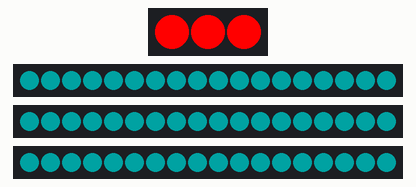
A sketch run on a simulated Arduino Uno, built with avr-gcc and run on an emulated ATmega328P. Parts: 3 RGB LEDs in strip order, left to right, 3 × 18 RGB LEDs in strip order, left to right. Dim RGB values are drawn brighter than linear; random numbers use the default seed unless the sketch sets one.

Above: at 0.1 s.
At 20.7 s:
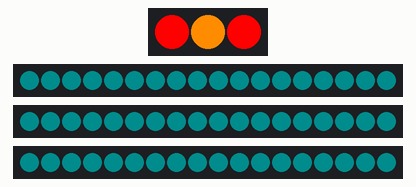
At 38.6 s:
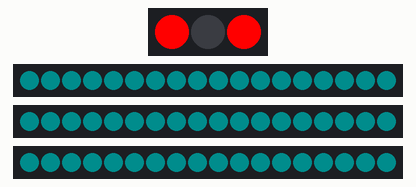
Timing chart, 0 to 40.0 s (numbered marks = the images above):
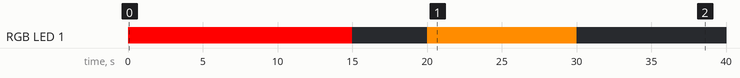

Measured:
- by itself, RGB LED 1: off → RGB(255, 0, 0) at 0.01 s, → off 15.0 s later, → RGB(255, 140, 0) 5.0 s later, → off 10.0 s later

The sketch:

waterfall_rev2.ino
```cpp
#include <Adafruit_NeoPixel.h>
#ifdef __AVR__
#include <avr/power.h>
#endif

#include "declarations.h"
#include "variables.h"


Adafruit_NeoPixel stripL1 = Adafruit_NeoPixel(L1_COUNT, L1_PIN);
Adafruit_NeoPixel stripL4 = Adafruit_NeoPixel(L4_COUNT, L4_PIN);
Adafruit_NeoPixel stripL5 = Adafruit_NeoPixel(L5_COUNT, L5_PIN);
Adafruit_NeoPixel stripL6 = Adafruit_NeoPixel(L6_COUNT, L6_PIN);

void setup() {
  // put your setup code here, to run once:

  pinMode(ECHO_PIN, INPUT);
  pinMode(TRIG_PIN, OUTPUT);
  randomSeed(analogRead(0));

  stripL1.begin();
  stripL4.begin();
  stripL5.begin();
  stripL6.begin();

  stripL1.setBrightness(255);
  stripL4.setBrightness(70);
  stripL5.setBrightness(70);
  stripL6.setBrightness(70);

  updateLEDs();
}

void loop() {
  currentTime = millis();
  // Wave Animation
  if ((currentTime - lastTime) >= waveDelay) {
    waveAnimation = true;
    waveDelay = random(500, 5000);
  }

  if (waveAnimation == true) {
    if ((currentTime - lastWaveUpdate) > waveAnimationDelay) {
      for (int i = 0; i < L4_COUNT; i++) {
        if (i == focusWave) {
          colorsL4[i] = {0, 255, 255};
          colorsL5[i] = {0, 255, 255};
          colorsL6[i] = {0, 255, 255};
        }
        else if (abs(focusWave - i) <= 1) {
          colorsL4[i] = {0, 180, 180};
          colorsL5[i] = {0, 180, 180};
          colorsL6[i] = {0, 180, 180};
        }
        else {
          colorsL4[i] = {0, 50, 50};
          colorsL5[i] = {0, 50, 50};
          colorsL6[i] = {0, 50, 50};
        }
      }
      updateLEDs();

      focusWave += 1;
      if (focusWave >= L4_COUNT + 2) {
        focusWave = 0;
        waveAnimation = false;
        lastTime = currentTime;
      }
      lastWaveUpdate = currentTime;
    }
  }

  if ((currentTime - lastHouseTimer) >= houseTimer) {
    if (dayMode == true) {
      for (int i = 0; i < NUM_HOUSES; i++) {
        houseDecider = random(0, 101);
        int houseDecided = (houseDecider);
        int currentHouse = houses[i];
        if (colorsL1[currentHouse].r == orange.r) {
          if (houseDecided >= 70) {
            colorsL1[currentHouse].r = 0;
            colorsL1[currentHouse].g = 0;
            colorsL1[currentHouse].b = 0;
          }
        }
        else if (colorsL1[currentHouse].r == 0) {
          if (houseDecided >= 30) {
            colorsL1[currentHouse].r = orange.r;
            colorsL1[currentHouse].g = orange.g;
            colorsL1[currentHouse].b = orange.b;
          }
        }
      }
      lastHouseTimer = currentTime;
      updateLEDs();
    }
  }

}


//  currentTime = millis();
//  if ((currentTime - lastChaseTime) >= chaseDelay) {
//    for (int i = 0; i < RING_COUNT; i++) {
//      if (i == chaseFocus) {
//        colorsL1[i] = red;
//      }
//      else {
//        colorsL1[i] = white;
//      }
//    }
//    chaseFocus += 1;
//    if (chaseFocus > (RING_COUNT - 1)) {
//      chaseFocus = 0;
//    }
//    lastChaseTime = currentTime;
//    updateLEDs();
//  }
// For portal

//  if ((currentTime - lastServoWriteTime) > servoWriteDelay) {
//    if (servoDirection == 0) {
//      servoPos[0] = 80;
//      servoPositive = true;
//    }
//    else if (servoDirection == 1) {
//      servoPos[0] = 88;
//    }
//    else if (servoDirection == 2) {
//      servoPos[0] = 95;
//      servoPositive = false;
//    }
//
//    if (servoPositive == true) {
//      servoDirection += 1;
//    }
//    else {
//      servoDirection -= 1;
//    }
//} Continuous rotation, spins stops then changes directions, spins then stops
```

declarations.h
```cpp
#ifndef DECLARATIONS_H
#define DECLARATIONS_H

#define L1_COUNT    3
#define L4_COUNT    18
#define L5_COUNT    18
#define L6_COUNT    18

#define L1_PIN      3
#define L4_PIN      4
#define L5_PIN      5
#define L6_PIN      6

#define TRIG_PIN    7
#define ECHO_PIN    8
#define MODE_PIN    9

#define NUM_HOUSES  1
#define NUM_LAMPS   2

struct RGB {
  byte r;
  byte g;
  byte b;
};


#endif
```

functions.ino
```cpp
void updateLEDs() {
  for (int i = 0; i < L1_COUNT; i++) {
    stripL1.setPixelColor(i, colorsL1[i].r, colorsL1[i].g, colorsL1[i].b);
  }
  stripL1.show();
  for (int i = 0; i < L4_COUNT; i++) {
    stripL4.setPixelColor(i, colorsL4[i].r, colorsL4[i].g, colorsL4[i].b);
  }
  stripL4.show();

  for (int i = 0; i < L5_COUNT; i++) {
    stripL5.setPixelColor(i, colorsL5[i].r, colorsL5[i].g, colorsL5[i].b);
  }
  stripL5.show();

  for (int i = 0; i < L6_COUNT; i++) {
    stripL6.setPixelColor(i, colorsL6[i].r, colorsL6[i].g, colorsL6[i].b);
  }
  stripL6.show();
}

void colorWipe(Adafruit_NeoPixel &strip, uint32_t c, uint8_t wait) {
  for (int i = 0; i < strip.numPixels(); i++) {
    strip.setPixelColor(i, c);
    strip.show();
    delay(wait);
  }
}

void calcDistance() {
  // Start Ranging -Generating a trigger of 10us burst
  digitalWrite(TRIG_PIN, HIGH);
  delayMicroseconds(10);
  digitalWrite(TRIG_PIN, LOW);

  // Distance Calculation
  int distance = pulseIn(ECHO_PIN, HIGH);
  distance = distance / 58;
  /* The speed of sound is 340 m/s or 29 us per cm.
     The Ultrasonic burst travels out & back.
     So to find the distance of object we divide by 58  */
}
```

variables.h
```cpp
#ifndef VARIABLES_H
#define VARIABLES_H

bool dayMode = true;

int distance;
bool triggerAnimation = false;

RGB red = {255, 0, 0};
RGB blue = {0, 0, 255};
RGB green = {0, 255, 0};
RGB yellow = {255, 255, 0};
RGB purple = {255, 0, 255};
RGB white = {255, 255, 255};
RGB orange = {255, 140, 0};
RGB off = {0, 0, 0};

RGB colorsL1[L1_COUNT] = {
  {red.r, red.g, red.b},
  {orange.r, orange.b, orange.b},
  {red.r, red.g, red.b}
};

RGB colorsL4[L4_COUNT] = {
  {0, 127, 127},
  {0, 127, 127},
  {0, 127, 127},
  {0, 127, 127},
  {0, 127, 127},
  {0, 127, 127},
  {0, 127, 127},
  {0, 127, 127},
  {0, 127, 127},
  {0, 127, 127},
  {0, 127, 127},
  {0, 127, 127},
  {0, 127, 127},
  {0, 127, 127},
  {0, 127, 127},
  {0, 127, 127},
  {0, 127, 127},
  {0, 127, 127}
};

RGB colorsL5[L5_COUNT] = {
  {0, 127, 127},
  {0, 127, 127},
  {0, 127, 127},
  {0, 127, 127},
  {0, 127, 127},
  {0, 127, 127},
  {0, 127, 127},
  {0, 127, 127},
  {0, 127, 127},
  {0, 127, 127},
  {0, 127, 127},
  {0, 127, 127},
  {0, 127, 127},
  {0, 127, 127},
  {0, 127, 127},
  {0, 127, 127},
  {0, 127, 127},
  {0, 127, 127}
};

RGB colorsL6[L6_COUNT] = {
  {0, 127, 127},
  {0, 127, 127},
  {0, 127, 127},
  {0, 127, 127},
  {0, 127, 127},
  {0, 127, 127},
  {0, 127, 127},
  {0, 127, 127},
  {0, 127, 127},
  {0, 127, 127},
  {0, 127, 127},
  {0, 127, 127},
  {0, 127, 127},
  {0, 127, 127},
  {0, 127, 127},
  {0, 127, 127},
  {0, 127, 127},
  {0, 127, 127}
};

int focusWave = 0;
long waveDelay = 1000;
bool waveAnimation = false;

long lastWaveUpdate = 0;
int waveAnimationDelay = 100;

long currentTime = 0;
long lastTime = 0;

int houses[NUM_HOUSES] = {1};
long houseDecider;
int houseTimer = 5000;
long lastHouseTimer;

int lamps[NUM_LAMPS] = {0, 2};

#endif
```
